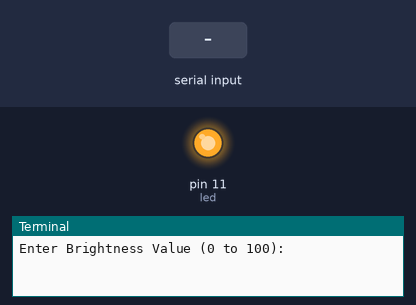
The program below on a simulated Raspberry Pi (header pin numbers). On the bench: output pins drawn as LEDs (lit = HIGH), the last lines printed to the terminal. The inputs (shaded band) are chosen by the test bench.

Above: at 1.2 s.
1.3 s: "90" typed at the terminal
At 2.4 s:
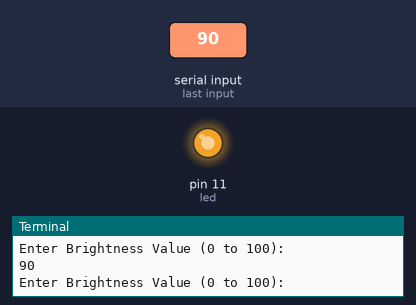
2.8 s: "0" typed at the terminal
At 3.5 s:
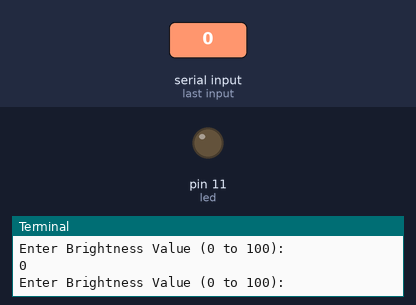
Timing chart, 0 to 5.8 s (numbered marks = the images above; inputs shaded):
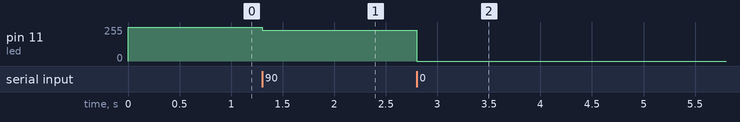

The program:

Led_PWM.py
```python
'''
01 - 3.3V       02 - 5V
03 - SDA(2)     04 - 5V
05 - SCL(3)     06 - GND
07 - (4)        08 - TXD(14)
09 - GND        10 - RXD(15)
11 - (17)       12 - (18)
13 - (27)       14 - GND
15 - (22)       16 - (23)
17 - 3.3V       18 - (24)
19 - MOSI(10)   20 - GND
21 - MISO(9)    22 - (25)
23 - SCKL(11)   24 - (8)
25 - GND        26 - (7)
'''


import RPi.GPIO as GPIO
import time

# Led1 on my Board
led = 11
GPIO.setmode( GPIO.BOARD)
GPIO.setup( led, GPIO.OUT)
# 50Hz PWM Frequency
pwm_led = GPIO.PWM( led, 50)
# Full Brightness, 100% Duty Cycle
pwm_led.start(100)
try:
    while True:
        duty_s = raw_input("Enter Brightness Value (0 to 100):")
        # Convert into Integer Value
        duty = int(duty_s)
        pwm_led.ChangeDutyCycle(duty)
        time.sleep(0.5)

except KeyboardInterrupt:
    print "Exiting Program"

except:
    print "Error Occurs, Exiting Program"

finally:
    GPIO.cleanup()
```

Measured:
- after the input at 1.3 s, pin 11 (led): 255/255 → 230/255 at once
- after the input at 2.8 s, pin 11 (led): 230/255 → 0/255 at once
